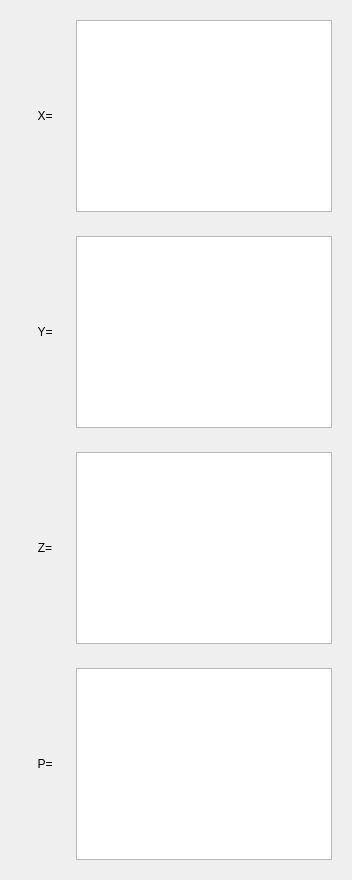
                 <widget class="QWidget" name="panelParametric" native="true">
                  <property name="maximumSize">
                   <size>
                    <width>16777215</width>
                    <height>16777215</height>
                   </size>
                  </property>
                  <layout class="QVBoxLayout" name="verticalLayout_25">
                   <item>
                    <widget class="QWidget" name="panelX" native="true">
                     <property name="sizePolicy">
                      <sizepolicy hsizetype="Preferred" vsizetype="Preferred">
                       <horstretch>0</horstretch>
                       <verstretch>0</verstretch>
                      </sizepolicy>
                     </property>
                     <layout class="QHBoxLayout" name="horizontalLayout_9">
                      <item>
                       <widget class="QLabel" name="lblX">
                        <property name="minimumSize">
                         <size>
                          <width>50</width>
                          <height>0</height>
                         </size>
                        </property>
                        <property name="text">
                         <string>X=</string>
                        </property>
                        <property name="alignment">
                         <set>Qt::AlignmentFlag::AlignCenter</set>
                        </property>
                       </widget>
                      </item>
                      <item>
                       <widget class="QPlainTextEdit" name="lineX">
                        <property name="sizePolicy">
                         <sizepolicy hsizetype="Expanding" vsizetype="Preferred">
                          <horstretch>0</horstretch>
                          <verstretch>0</verstretch>
                         </sizepolicy>
                        </property>
                        <property name="minimumSize">
                         <size>
                          <width>0</width>
                          <height>0</height>
                         </size>
                        </property>
                        <property name="maximumSize">
                         <size>
                          <width>16777215</width>
                          <height>16777215</height>
                         </size>
                        </property>
                       </widget>
                      </item>
                     </layout>
                    </widget>
                   </item>
                   <item>
                    <widget class="QWidget" name="PanelY" native="true">
                     <property name="sizePolicy">
                      <sizepolicy hsizetype="Expanding" vsizetype="Preferred">
                       <horstretch>0</horstretch>
                       <verstretch>0</verstretch>
                      </sizepolicy>
                     </property>
                     <layout class="QHBoxLayout" name="horizontalLayout_10">
                      <item>
                       <widget class="QLabel" name="labelY">
                        <property name="sizePolicy">
                         <sizepolicy hsizetype="Preferred" vsizetype="Preferred">
                          <horstretch>0</horstretch>
                          <verstretch>0</verstretch>
                         </sizepolicy>
                        </property>
                        <property name="minimumSize">
                         <size>
                          <width>50</width>
                          <height>0</height>
                         </size>
                        </property>
                        <property name="text">
                         <string>Y=</string>
                        </property>
                        <property name="alignment">
                         <set>Qt::AlignmentFlag::AlignCenter</set>
                        </property>
                       </widget>
                      </item>
                      <item>
                       <widget class="QPlainTextEdit" name="lineY">
                        <property name="sizePolicy">
                         <sizepolicy hsizetype="Expanding" vsizetype="Preferred">
                          <horstretch>0</horstretch>
                          <verstretch>0</verstretch>
                         </sizepolicy>
                        </property>
                        <property name="minimumSize">
                         <size>
                          <width>0</width>
                          <height>0</height>
                         </size>
                        </property>
                        <property name="maximumSize">
                         <size>
                          <width>16777215</width>
                          <height>16777215</height>
                         </size>
                        </property>
                       </widget>
                      </item>
                     </layout>
                    </widget>
                   </item>
                   <item>
                    <widget class="QWidget" name="PanelZ" native="true">
                     <property name="sizePolicy">
                      <sizepolicy hsizetype="Preferred" vsizetype="Preferred">
                       <horstretch>0</horstretch>
                       <verstretch>0</verstretch>
                      </sizepolicy>
                     </property>
                     <layout class="QHBoxLayout" name="horizontalLayout_11">
                      <item>
                       <widget class="QLabel" name="labelZ">
                        <property name="minimumSize">
                         <size>
                          <width>50</width>
                          <height>0</height>
                         </size>
                        </property>
                        <property name="text">
                         <string>Z=</string>
                        </property>
                        <property name="alignment">
                         <set>Qt::AlignmentFlag::AlignCenter</set>
                        </property>
                       </widget>
                      </item>
                      <item>
                       <widget class="QPlainTextEdit" name="lineZ">
                        <property name="sizePolicy">
                         <sizepolicy hsizetype="Expanding" vsizetype="Preferred">
                          <horstretch>0</horstretch>
                          <verstretch>0</verstretch>
                         </sizepolicy>
                        </property>
                        <property name="minimumSize">
                         <size>
                          <width>0</width>
                          <height>0</height>
                         </size>
                        </property>
                        <property name="maximumSize">
                         <size>
                          <width>16777215</width>
                          <height>16777215</height>
                         </size>
                        </property>
                       </widget>
                      </item>
                     </layout>
                    </widget>
                   </item>
                   <item>
                    <widget class="QWidget" name="panelP" native="true">
                     <property name="sizePolicy">
                      <sizepolicy hsizetype="Preferred" vsizetype="Preferred">
                       <horstretch>0</horstretch>
                       <verstretch>0</verstretch>
                      </sizepolicy>
                     </property>
                     <layout class="QHBoxLayout" name="horizontalLayout_24">
                      <item>
                       <widget class="QLabel" name="lblP">
                        <property name="minimumSize">
                         <size>
                          <width>50</width>
                          <height>0</height>
                         </size>
                        </property>
                        <property name="text">
                         <string>P=</string>
                        </property>
                        <property name="alignment">
                         <set>Qt::AlignmentFlag::AlignCenter</set>
                        </property>
                       </widget>
                      </item>
                      <item>
                       <widget class="QPlainTextEdit" name="lineP">
                        <property name="sizePolicy">
                         <sizepolicy hsizetype="Expanding" vsizetype="Preferred">
                          <horstretch>0</horstretch>
                          <verstretch>0</verstretch>
                         </sizepolicy>
                        </property>
                        <property name="minimumSize">
                         <size>
                          <width>0</width>
                          <height>0</height>
                         </size>
                        </property>
                        <property name="maximumSize">
                         <size>
                          <width>16777215</width>
                          <height>16777215</height>
                         </size>
                        </property>
                       </widget>
                      </item>
                     </layout>
                    </widget>
                   </item>
                  </layout>
                 </widget>
